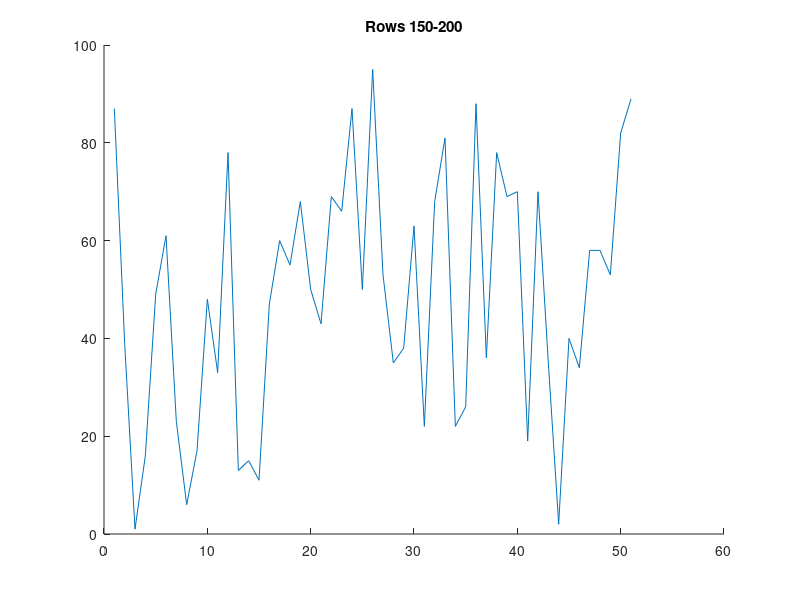
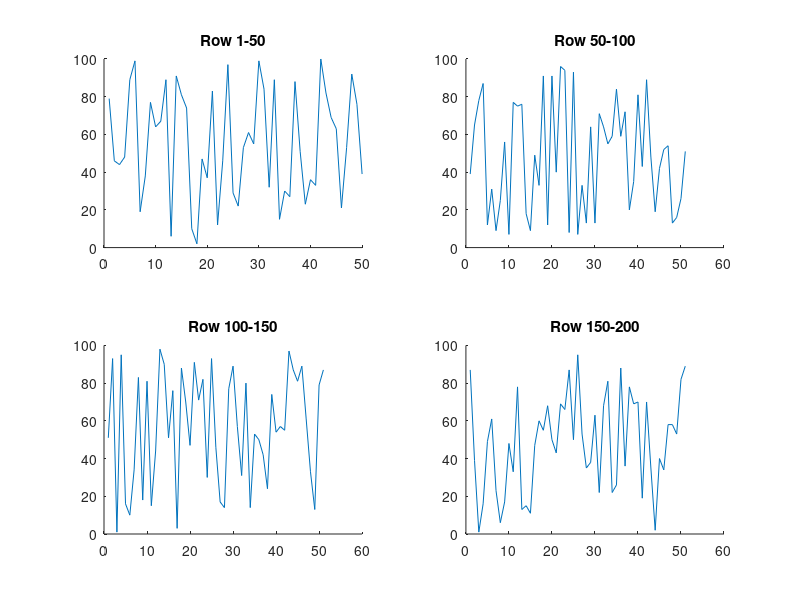

MATLAB code for these plots, in order:
%% Make a random vector, Data, with 200 rows 
Data = randi(100,200,1);

%% Create a new vector, SegmentedData, with rows 50 - 150 of Data
SegmentedData = Data(50:150,1);

%% Take the mean of rows 1 - 50 of Data 
mean(Data(1:50,1))

%% Plot rows 150 - 200 of Data
figure
plot(Data(150:200,1))
box off 
title('Rows 150-200')

%% Create a subplot with 4 panels and plot 50 rows in each panel 
figure 
subplot(2,2,1)
plot(Data(1:50,1))
title('Row 1-50')
box off

subplot(2,2,2)
plot(Data(50:100,1))
title('Row 50-100')
box off

subplot(2,2,3)
plot(Data(100:150,1))
title('Row 100-150')
box off

subplot(2,2,4)
plot(Data(150:200,1))
title('Row 150-200')
box off